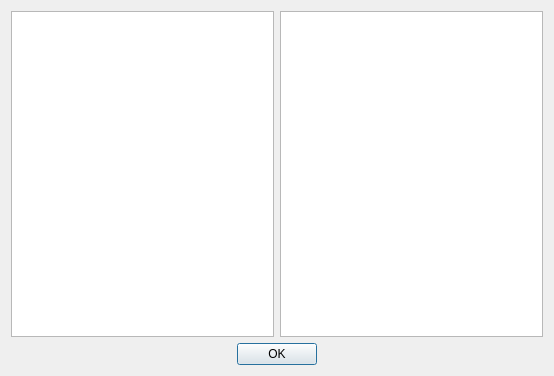
<?xml version="1.0" encoding="UTF-8"?>
<ui version="4.0">
 <class>DetailsMateriels</class>
 <widget class="QDialog" name="DetailsMateriels">
  <property name="geometry">
   <rect>
    <x>0</x>
    <y>0</y>
    <width>554</width>
    <height>376</height>
   </rect>
  </property>
  <property name="windowTitle">
   <string>Dialog</string>
  </property>
  <layout class="QVBoxLayout" name="verticalLayout">
   <item>
    <layout class="QHBoxLayout" name="horizontalLayout">
     <item>
      <widget class="QTableView" name="MaterielsView">
       <property name="sizePolicy">
        <sizepolicy hsizetype="Preferred" vsizetype="Expanding">
         <horstretch>0</horstretch>
         <verstretch>0</verstretch>
        </sizepolicy>
       </property>
       <property name="selectionMode">
        <enum>QAbstractItemView::SingleSelection</enum>
       </property>
       <property name="selectionBehavior">
        <enum>QAbstractItemView::SelectRows</enum>
       </property>
       <attribute name="horizontalHeaderCascadingSectionResizes">
        <bool>false</bool>
       </attribute>
       <attribute name="horizontalHeaderMinimumSectionSize">
        <number>40</number>
       </attribute>
       <attribute name="horizontalHeaderShowSortIndicator" stdset="0">
        <bool>true</bool>
       </attribute>
       <attribute name="horizontalHeaderStretchLastSection">
        <bool>true</bool>
       </attribute>
       <attribute name="verticalHeaderVisible">
        <bool>false</bool>
       </attribute>
       <attribute name="verticalHeaderMinimumSectionSize">
        <number>40</number>
       </attribute>
       <attribute name="verticalHeaderDefaultSectionSize">
        <number>40</number>
       </attribute>
       <attribute name="verticalHeaderHighlightSections">
        <bool>true</bool>
       </attribute>
      </widget>
     </item>
     <item>
      <widget class="QListView" name="detailsMatListView">
       <property name="sizePolicy">
        <sizepolicy hsizetype="Minimum" vsizetype="Expanding">
         <horstretch>0</horstretch>
         <verstretch>0</verstretch>
        </sizepolicy>
       </property>
      </widget>
     </item>
    </layout>
   </item>
   <item>
    <layout class="QHBoxLayout" name="horizontalLayout_2">
     <item>
      <spacer name="horizontalSpacer">
       <property name="orientation">
        <enum>Qt::Horizontal</enum>
       </property>
       <property name="sizeHint" stdset="0">
        <size>
         <width>40</width>
         <height>20</height>
        </size>
       </property>
      </spacer>
     </item>
     <item>
      <widget class="QPushButton" name="OK">
       <property name="text">
        <string>OK</string>
       </property>
      </widget>
     </item>
     <item>
      <spacer name="horizontalSpacer_2">
       <property name="orientation">
        <enum>Qt::Horizontal</enum>
       </property>
       <property name="sizeHint" stdset="0">
        <size>
         <width>40</width>
         <height>20</height>
        </size>
       </property>
      </spacer>
     </item>
    </layout>
   </item>
  </layout>
 </widget>
 <resources/>
 <connections/>
</ui>
